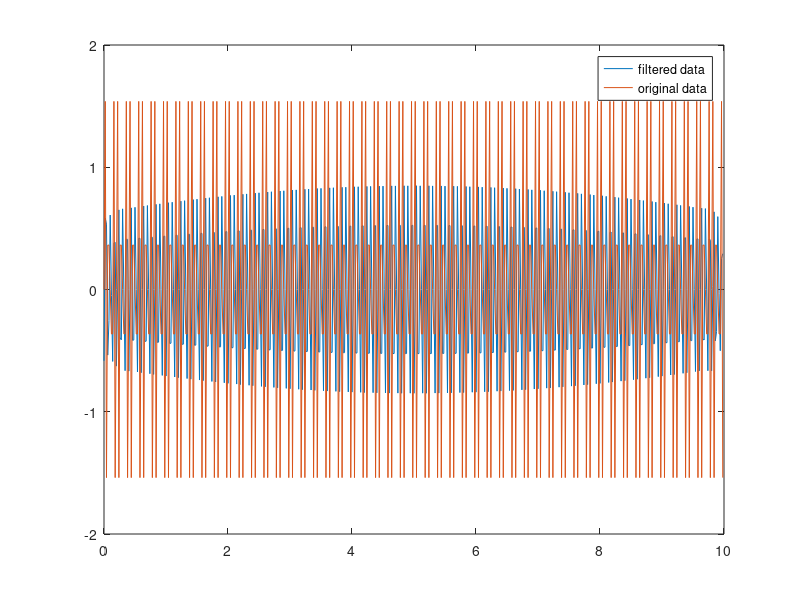

Write the MATLAB code that produced this figure.
function [ ] = FilterTestF( )
%FILTERTESTF Summary of this function goes here
%   Detailed explanation goes here
plot1 = true; % Data and Hanning window
plot2 = true; % Fourier transformed data
plot3 = true; % Sigmoid applied to FTdata
plot4 = true; % Filtered data
high_pass = true;

% Coefficents for Sigmoid function
if high_pass
    a = 500; b = 5; % HP
else
    a = 10000000; b = 10; % LP
end
step = 1/50;
tLim = 10;

t = 0:step:tLim-step;
x = sin(2*pi*15*t) + sin(2*pi*20*t);

tlen = length(t)
mirLen = 3*tlen;

% Mirror your function to emulate periodicity
tMir = 0:step:(3*tLim)-step;
xMir = [ -fliplr(x), x, -fliplr(x) ];

% Apply a hanning window to your mirrored data
xMirHan = xMir.*transpose(hann(mirLen));
if plot1
    plot(tMir,xMir)
    hold on
    plot(tMir,xMirHan)
    plot([tLim tLim], [-1.5 1.5],'linewidth',1.5,'color','k')
    plot([2*tLim 2*tLim], [-1.5 1.5],'linewidth',1.5,'color','k')
    legend('x Mirrored','x Mirrored Hanning')
    hold off
    pause()
end

% Apply fast fourier transform to the data
ft_x = fft(xMirHan);
f = (0:length(ft_x)-1)*(1/step)/length(ft_x); % t -> f
% Plot fourier transformed data
if plot2
    plot(f,ft_x);
    hold on
    plot(f,real(ft_x));
    legend('x mirrored F.T.','real(x mirrored F.T.)')
    hold off
    pause()
end

% Create sigmoid function
fSig = f(1:length(f)/2);
sigmoid = 1./(1+a*exp(-fSig)).^b;
if high_pass
    sigmoidMir = [ fliplr(sigmoid), sigmoid ]; % High Pass
else
    sigmoidMir = [ sigmoid, fliplr(sigmoid) ]; % Low Pass
end
% Plot Sigmoid related things
if plot3
    plot(f,real( sigmoidMir.*(max(ft_x)) ));
    hold on
    plot(f,real( ft_x.*sigmoidMir ));
    legend('Normalized Sigmoid (*factor)','Sigmoid multiplied to F.T.x')
    hold off
    pause()
end

% Inverse Fourier Transform to get back filtered data
yMir = ifft(ft_x.*sigmoidMir);
y = yMir(tlen:2*tlen-1);
if plot4
    plot(t,real(y));
    %pause(1)
    hold on
    plot(t,x,'linewidth',0.05);
    legend('filtered data','original data')
    pause()
end

close all

end